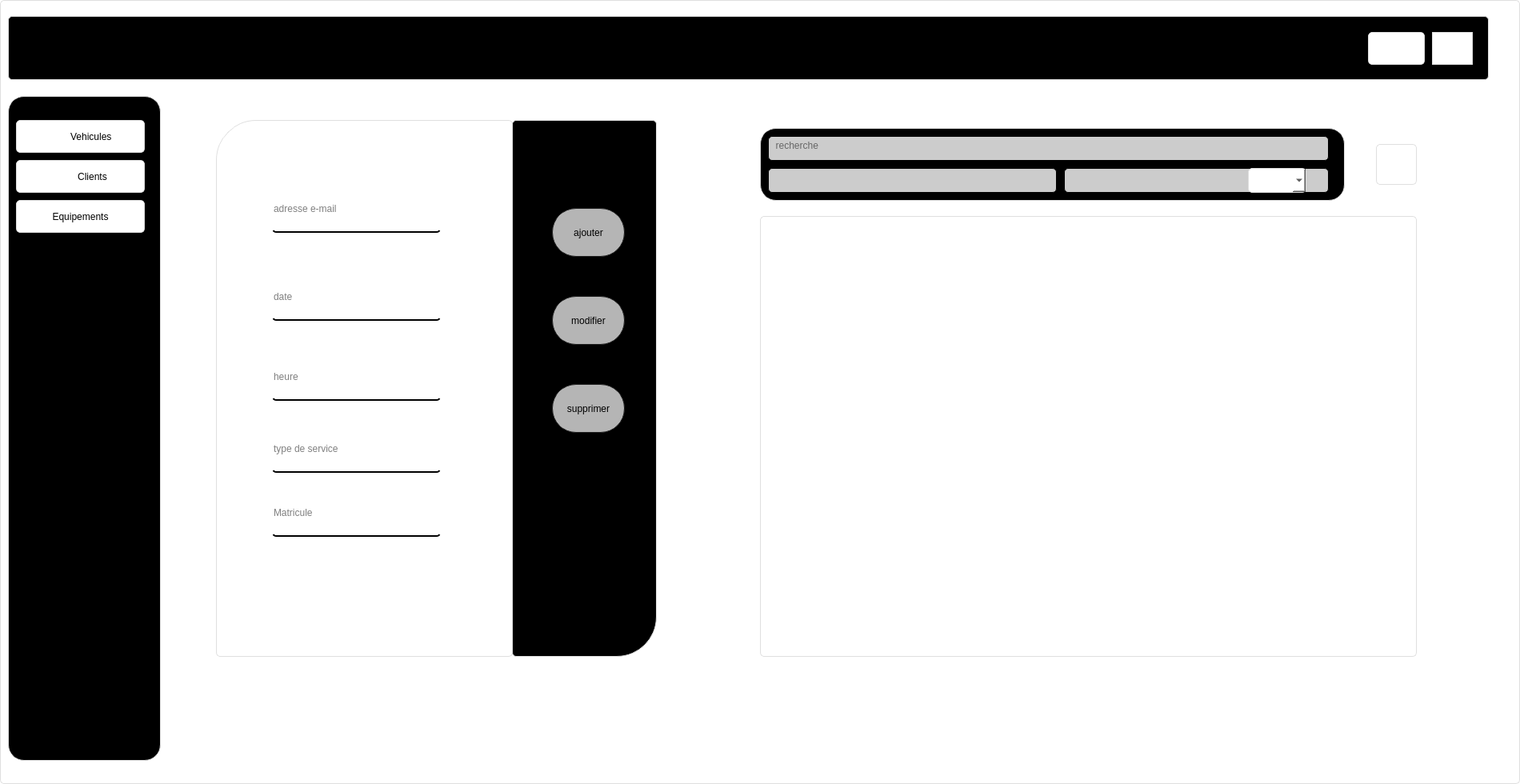
<?xml version="1.0" encoding="UTF-8"?>
<ui version="4.0">
 <class>Rendv</class>
 <widget class="QDialog" name="Rendv">
  <property name="geometry">
   <rect>
    <x>0</x>
    <y>0</y>
    <width>1900</width>
    <height>980</height>
   </rect>
  </property>
  <property name="windowTitle">
   <string>Dialog</string>
  </property>
  <property name="styleSheet">
   <string notr="true">QClient{
	background-color: #071e26;
}
QWidget {	
	border:1px solid #dfdfdf;
	border-radius: 5px;
	background-color: #ffffff;
}

QPushButton{
	
	border-raduis:5px
}
QPushButton:pressed {
	background-color: rgb(189, 189, 189);
}
#side_menu{
	border-radius: 20px;
	background-color: rgb(0,0,0);
}
#top_widget{

	background-color: rgb(0,0,0);
}
#form_2{
	
	
	background-color: rgb(255, 255, 255);
border-top-left-radius: 50px;
}

#widget_2 QLineEdit{
font: 11pt &quot;MS Shell Dlg 2&quot;;
background-color:rgba(0,0,0,0);
border:none;
border-bottom:2px solid rgb(0,0,0);
padding-bottom:7px

}
#widget_2{
	
	/* background-color: QLinearGradient( x1: 0, y1: 0, x2: 0, y2: 1, stop: 0 #ffa02f, stop: 1 #d7801a);*/
	/*background-color: QLinearGradient( x1: 0, y1: 0, x2: 0, y2: 1, stop: 0 #4d4d4d, stop: 0.1 #646464, stop: 1 #5d5d5d);*/
   background-color:QLinearGradient( x1: 0, y1: 0, x2: 0, y2: 1, stop: 0 #4aafdb, stop: 1 #090763);
}
#options_2{
background-color: rgb(0,0,0);
border-bottom-right-radius: 50px;

}
#widget_2 #recherche_2{
	
	background-color: rgb(204, 204, 204);
	border:1px solid rgb(0,0,0);
}

#ajouter{
 color: rgb(0,0,0);
    background-color: rgb(181, 181, 181);
    border-width: 1px;
    border-color: #1e1e1e;
    border-style: solid;
    border-radius: 30px;
    padding: 3px;
    font-size: 12px;
    padding-left: 5px;
    padding-right: 5px;
}


#modifier{
color: rgb(0,0,0);
    background-color: rgb(181, 181, 181);
    border-width: 1px;
    border-color: #1e1e1e;
    border-style: solid;
    border-radius: 30px;
    padding: 3px;
    font-size: 12px;
    padding-left: 5px;
    padding-right: 5px;
}

#supprimer{
 color: rgb(0,0,0);
    background-color: rgb(181, 181, 181);
    border-width: 1px;
    border-color: #1e1e1e;
    border-style: solid;
    border-radius: 30px;
    padding: 3px;
    font-size: 12px;
    padding-left: 5px;
    padding-right: 5px;
}

#ajouter:pressed
{
    background-color: QLinearGradient( x1: 0, y1: 0, x2: 0, y2: 1, stop: 0 #2d2d2d, stop: 0.1 #2b2b2b, stop: 0.5 #292929, stop: 0.9 #282828, stop: 1 #252525);
}

#modifier:pressed
{
    background-color: QLinearGradient( x1: 0, y1: 0, x2: 0, y2: 1, stop: 0 #2d2d2d, stop: 0.1 #2b2b2b, stop: 0.5 #292929, stop: 0.9 #282828, stop: 1 #252525);
}

#supprimer:pressed
{
    background-color: QLinearGradient( x1: 0, y1: 0, x2: 0, y2: 1, stop: 0 #2d2d2d, stop: 0.1 #2b2b2b, stop: 0.5 #292929, stop: 0.9 #282828, stop: 1 #252525);
}
#pdf_3{
	
	background-color: #071e26;
border:0px ;
}
#stat_3{
	
	background-color: #071e26;
border:0px ;
}
#widget QLineEdit{
background-color: rgb(204, 204, 204);
border:1px solid rgb(0,0,0);

}
#widget
{
	border-radius: 20px;
	background-color: rgb(0,0,0);
}
</string>
  </property>
  <widget class="QWidget" name="widget_2" native="true">
   <property name="geometry">
    <rect>
     <x>220</x>
     <y>120</y>
     <width>1641</width>
     <height>831</height>
    </rect>
   </property>
   <widget class="QLabel" name="form_2">
    <property name="geometry">
     <rect>
      <x>50</x>
      <y>30</y>
      <width>371</width>
      <height>671</height>
     </rect>
    </property>
    <property name="styleSheet">
     <string notr="true"/>
    </property>
    <property name="text">
     <string/>
    </property>
   </widget>
   <widget class="QLabel" name="options_2">
    <property name="geometry">
     <rect>
      <x>420</x>
      <y>30</y>
      <width>181</width>
      <height>671</height>
     </rect>
    </property>
    <property name="text">
     <string/>
    </property>
   </widget>
   <widget class="QPushButton" name="ajouter">
    <property name="geometry">
     <rect>
      <x>470</x>
      <y>140</y>
      <width>91</width>
      <height>61</height>
     </rect>
    </property>
    <property name="text">
     <string>ajouter</string>
    </property>
   </widget>
   <widget class="QPushButton" name="modifier">
    <property name="geometry">
     <rect>
      <x>470</x>
      <y>250</y>
      <width>91</width>
      <height>61</height>
     </rect>
    </property>
    <property name="text">
     <string>modifier</string>
    </property>
   </widget>
   <widget class="QPushButton" name="supprimer">
    <property name="geometry">
     <rect>
      <x>470</x>
      <y>360</y>
      <width>91</width>
      <height>61</height>
     </rect>
    </property>
    <property name="text">
     <string>supprimer</string>
    </property>
   </widget>
   <widget class="QLineEdit" name="lineEdit_3">
    <property name="geometry">
     <rect>
      <x>120</x>
      <y>120</y>
      <width>211</width>
      <height>51</height>
     </rect>
    </property>
    <property name="text">
     <string/>
    </property>
    <property name="placeholderText">
     <string>adresse e-mail</string>
    </property>
   </widget>
   <widget class="QTableView" name="tableView_2">
    <property name="geometry">
     <rect>
      <x>730</x>
      <y>150</y>
      <width>821</width>
      <height>551</height>
     </rect>
    </property>
    <property name="styleSheet">
     <string notr="true">border-raduis:5px;</string>
    </property>
   </widget>
   <widget class="QPushButton" name="pushButton_3">
    <property name="geometry">
     <rect>
      <x>1500</x>
      <y>60</y>
      <width>51</width>
      <height>51</height>
     </rect>
    </property>
    <property name="text">
     <string/>
    </property>
    <property name="icon">
     <iconset resource="style.qrc">
      <normaloff>:/new/prefix1/rech.png</normaloff>:/new/prefix1/rech.png</iconset>
    </property>
    <property name="iconSize">
     <size>
      <width>50</width>
      <height>50</height>
     </size>
    </property>
   </widget>
   <widget class="QWidget" name="widget" native="true">
    <property name="geometry">
     <rect>
      <x>730</x>
      <y>40</y>
      <width>731</width>
      <height>91</height>
     </rect>
    </property>
    <widget class="QLineEdit" name="recherche_2">
     <property name="geometry">
      <rect>
       <x>10</x>
       <y>10</y>
       <width>701</width>
       <height>31</height>
      </rect>
     </property>
     <property name="placeholderText">
      <string>  recherche</string>
     </property>
    </widget>
    <widget class="QLineEdit" name="recherche_3">
     <property name="geometry">
      <rect>
       <x>10</x>
       <y>50</y>
       <width>361</width>
       <height>31</height>
      </rect>
     </property>
     <property name="placeholderText">
      <string/>
     </property>
    </widget>
    <widget class="QLineEdit" name="recherche_4">
     <property name="geometry">
      <rect>
       <x>380</x>
       <y>50</y>
       <width>331</width>
       <height>31</height>
      </rect>
     </property>
     <property name="placeholderText">
      <string/>
     </property>
    </widget>
    <widget class="QComboBox" name="comboBox">
     <property name="geometry">
      <rect>
       <x>610</x>
       <y>50</y>
       <width>73</width>
       <height>31</height>
      </rect>
     </property>
    </widget>
   </widget>
   <widget class="QLineEdit" name="lineEdit_5">
    <property name="geometry">
     <rect>
      <x>120</x>
      <y>230</y>
      <width>211</width>
      <height>51</height>
     </rect>
    </property>
    <property name="text">
     <string/>
    </property>
    <property name="placeholderText">
     <string>date</string>
    </property>
   </widget>
   <widget class="QLineEdit" name="lineEdit_7">
    <property name="geometry">
     <rect>
      <x>120</x>
      <y>330</y>
      <width>211</width>
      <height>51</height>
     </rect>
    </property>
    <property name="text">
     <string/>
    </property>
    <property name="placeholderText">
     <string>heure</string>
    </property>
   </widget>
   <widget class="QLineEdit" name="lineEdit_8">
    <property name="geometry">
     <rect>
      <x>120</x>
      <y>420</y>
      <width>211</width>
      <height>51</height>
     </rect>
    </property>
    <property name="text">
     <string/>
    </property>
    <property name="placeholderText">
     <string>type de service</string>
    </property>
   </widget>
   <widget class="QLineEdit" name="lineEdit_9">
    <property name="geometry">
     <rect>
      <x>120</x>
      <y>500</y>
      <width>211</width>
      <height>51</height>
     </rect>
    </property>
    <property name="text">
     <string/>
    </property>
    <property name="placeholderText">
     <string>Matricule</string>
    </property>
   </widget>
   <widget class="QLabel" name="label">
    <property name="geometry">
     <rect>
      <x>-5</x>
      <y>-5</y>
      <width>1661</width>
      <height>841</height>
     </rect>
    </property>
    <property name="text">
     <string/>
    </property>
    <property name="pixmap">
     <pixmap resource="style.qrc">:/new/prefix1/icons/blue2.png</pixmap>
    </property>
   </widget>
   <zorder>label</zorder>
   <zorder>form_2</zorder>
   <zorder>options_2</zorder>
   <zorder>ajouter</zorder>
   <zorder>modifier</zorder>
   <zorder>supprimer</zorder>
   <zorder>lineEdit_3</zorder>
   <zorder>tableView_2</zorder>
   <zorder>pushButton_3</zorder>
   <zorder>widget</zorder>
   <zorder>lineEdit_5</zorder>
   <zorder>lineEdit_7</zorder>
   <zorder>lineEdit_8</zorder>
   <zorder>lineEdit_9</zorder>
  </widget>
  <widget class="QWidget" name="top_widget" native="true">
   <property name="geometry">
    <rect>
     <x>10</x>
     <y>20</y>
     <width>1851</width>
     <height>80</height>
    </rect>
   </property>
   <widget class="QPushButton" name="pushButton_7">
    <property name="geometry">
     <rect>
      <x>1700</x>
      <y>20</y>
      <width>71</width>
      <height>41</height>
     </rect>
    </property>
    <property name="text">
     <string/>
    </property>
    <property name="icon">
     <iconset resource="style.qrc">
      <normaloff>:/new/prefix1/icons/rend.png</normaloff>:/new/prefix1/icons/rend.png</iconset>
    </property>
    <property name="iconSize">
     <size>
      <width>50</width>
      <height>50</height>
     </size>
    </property>
    <property name="checkable">
     <bool>true</bool>
    </property>
    <property name="autoExclusive">
     <bool>true</bool>
    </property>
   </widget>
   <widget class="QPushButton" name="pushButton">
    <property name="geometry">
     <rect>
      <x>1780</x>
      <y>20</y>
      <width>51</width>
      <height>41</height>
     </rect>
    </property>
    <property name="styleSheet">
     <string notr="true">border-radius: 160px;</string>
    </property>
    <property name="text">
     <string/>
    </property>
    <property name="icon">
     <iconset resource="style.qrc">
      <normaloff>:/new/prefix1/icons/retour2.png</normaloff>:/new/prefix1/icons/retour2.png</iconset>
    </property>
    <property name="iconSize">
     <size>
      <width>55</width>
      <height>40</height>
     </size>
    </property>
   </widget>
  </widget>
  <widget class="QWidget" name="side_menu" native="true">
   <property name="geometry">
    <rect>
     <x>10</x>
     <y>120</y>
     <width>191</width>
     <height>831</height>
    </rect>
   </property>
   <widget class="QPushButton" name="pushButton_16">
    <property name="geometry">
     <rect>
      <x>10</x>
      <y>130</y>
      <width>161</width>
      <height>41</height>
     </rect>
    </property>
    <property name="text">
     <string>Equipements</string>
    </property>
    <property name="icon">
     <iconset resource="style.qrc">
      <normaloff>:/new/prefix1/icons/equi.png</normaloff>:/new/prefix1/icons/equi.png</iconset>
    </property>
    <property name="iconSize">
     <size>
      <width>50</width>
      <height>50</height>
     </size>
    </property>
    <property name="checkable">
     <bool>true</bool>
    </property>
    <property name="autoExclusive">
     <bool>true</bool>
    </property>
   </widget>
   <widget class="QPushButton" name="pushButton_18">
    <property name="geometry">
     <rect>
      <x>10</x>
      <y>80</y>
      <width>161</width>
      <height>41</height>
     </rect>
    </property>
    <property name="text">
     <string>         Clients</string>
    </property>
    <property name="icon">
     <iconset resource="style.qrc">
      <normaloff>:/new/prefix1/icons/cli.png</normaloff>:/new/prefix1/icons/cli.png</iconset>
    </property>
    <property name="iconSize">
     <size>
      <width>50</width>
      <height>50</height>
     </size>
    </property>
   </widget>
   <widget class="QPushButton" name="pushButton_19">
    <property name="geometry">
     <rect>
      <x>10</x>
      <y>30</y>
      <width>161</width>
      <height>41</height>
     </rect>
    </property>
    <property name="text">
     <string>        Vehicules</string>
    </property>
    <property name="icon">
     <iconset resource="style.qrc">
      <normaloff>:/new/prefix1/icons/vehi.png</normaloff>:/new/prefix1/icons/vehi.png</iconset>
    </property>
    <property name="iconSize">
     <size>
      <width>45</width>
      <height>45</height>
     </size>
    </property>
    <property name="checkable">
     <bool>true</bool>
    </property>
    <property name="autoExclusive">
     <bool>true</bool>
    </property>
   </widget>
  </widget>
  <zorder>top_widget</zorder>
  <zorder>widget_2</zorder>
  <zorder>side_menu</zorder>
 </widget>
 <resources>
  <include location="style.qrc"/>
 </resources>
 <connections/>
</ui>
